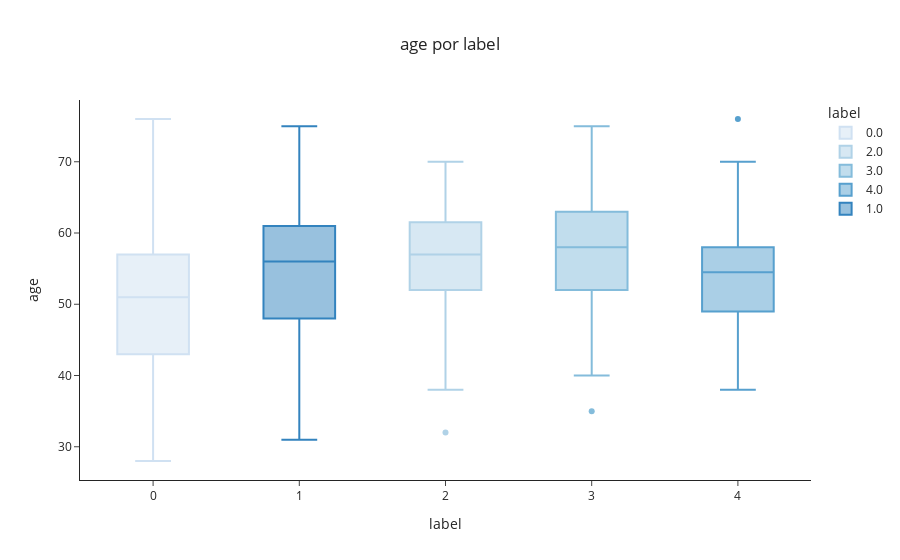
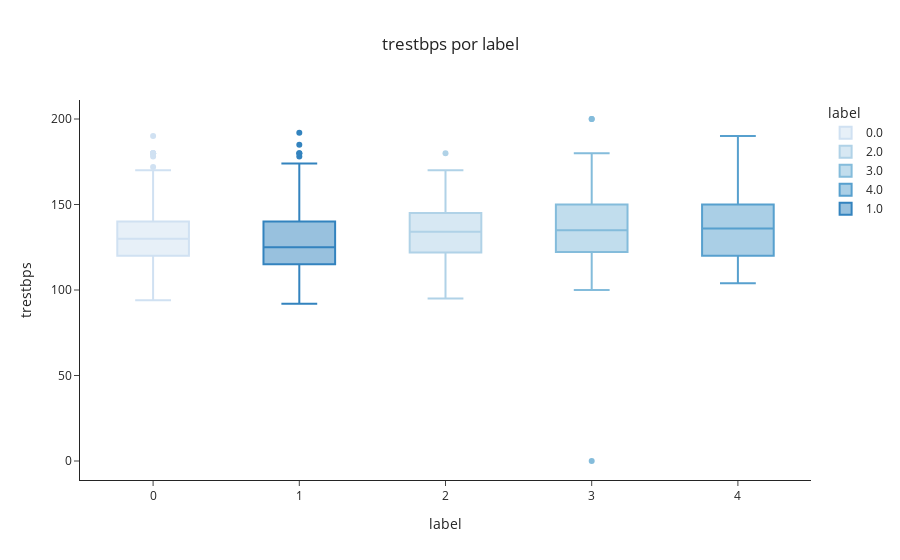
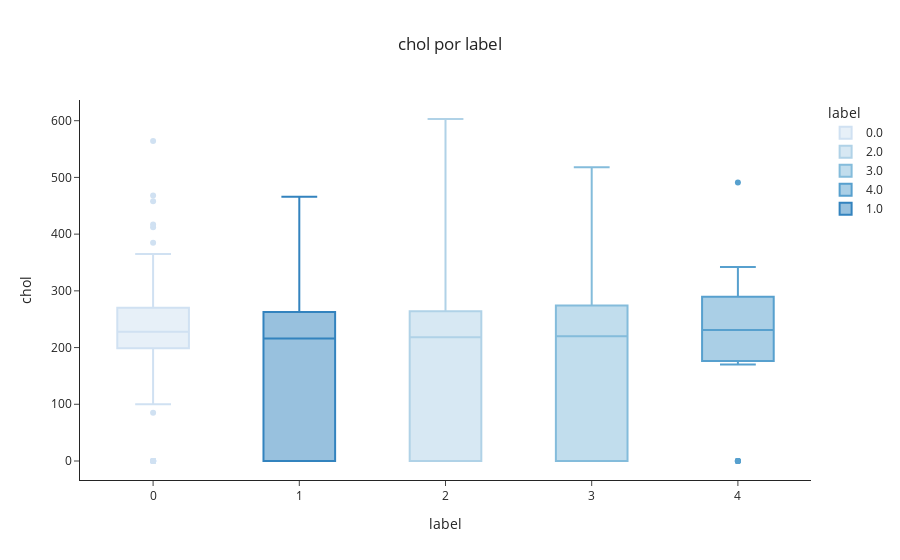
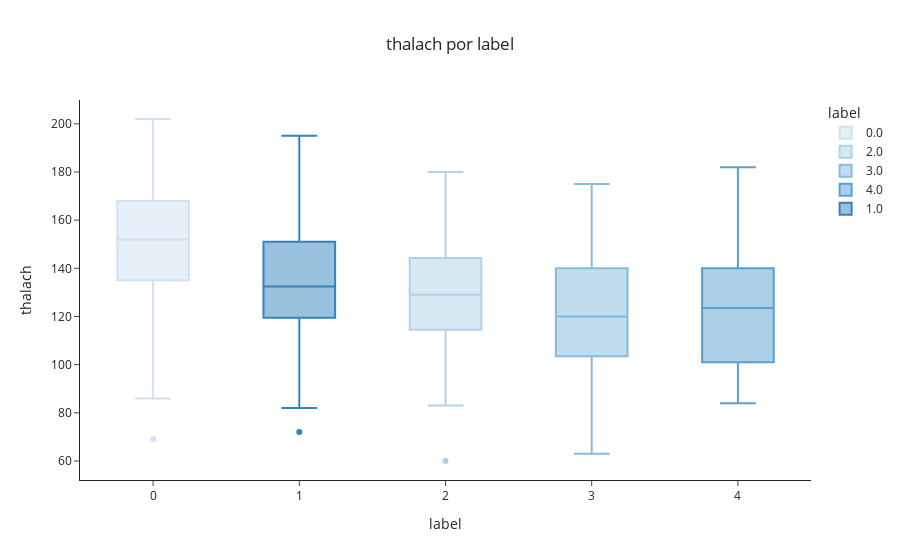

Notebook code for these charts, in order:
### Code cell
# Boxplots continuas vs label
plot_numeric_by_label(df_clean, label_col="label")

### Figure 1 — Plotly figure (JSON) as saved in the notebook; plotly's stock layout.template omitted (floating-point values rounded to 4 significant figures; data arrays with more than 128 entries replaced by an {"elided": "..."} marker saying what was removed)
{"data": [{"alignmentgroup": "True", "hovertemplate": "label=%{x}<br>age=%{y}<extra></extra>", "legendgroup": "0.0", "marker": {"color": "#D0E1F2"}, "name": "0.0", "notched": false, "offsetgroup": "0.0", "orientation": "v", "showlegend": true, "type": "box", "x": {"elided": "327 float values"}, "x0": " ", "xaxis": "x", "y": {"elided": "327 float values"}, "y0": " ", "yaxis": "y"}, {"alignmentgroup": "True", "hovertemplate": "label=%{x}<br>age=%{y}<extra></extra>", "legendgroup": "2.0", "marker": {"color": "#B0D2E7"}, "name": "2.0", "notched": false, "offsetgroup": "2.0", "orientation": "v", "showlegend": true, "type": "box", "x": [2.0, 2.0, 2.0, 2.0, 2.0, 2.0, 2.0, 2.0, 2.0, 2.0, 2.0, 2.0, 2.0, 2.0, 2.0, 2.0, 2.0, 2.0, 2.0, 2.0, 2.0, 2.0, 2.0, 2.0, 2.0, 2.0, 2.0, 2.0, 2.0, 2.0, 2.0, 2.0, 2.0, 2.0, 2.0, 2.0, 2.0, 2.0, 2.0, 2.0, 2.0, 2.0, 2.0, 2.0, 2.0, 2.0, 2.0, 2.0, 2.0, 2.0, 2.0, 2.0, 2.0, 2.0, 2.0, 2.0, 2.0, 2.0, 2.0, 2.0, 2.0, 2.0, 2.0, 2.0, 2.0, 2.0, 2.0, 2.0, 2.0, 2.0, 2.0, 2.0, 2.0, 2.0, 2.0, 2.0, 2.0, 2.0, 2.0, 2.0, 2.0, 2.0, 2.0, 2.0, 2.0, 2.0, 2.0, 2.0, 2.0, 2.0, 2.0, 2.0, 2.0, 2.0, 2.0, 2.0, 2.0, 2.0, 2.0, 2.0, 2.0, 2.0, 2.0, 2.0, 2.0, 2.0, 2.0, 2.0], "x0": " ", "xaxis": "x", "y": [54.0, 63.0, 44.0, 62.0, 56.0, 54.0, 56.0, 56.0, 46.0, 59.0, 58.0, 59.0, 68.0, 48.0, 62.0, 59.0, 46.0, 57.0, 38.0, 61.0, 55.0, 55.0, 64.0, 52.0, 60.0, 66.0, 56.0, 56.0, 61.0, 51.0, 49.0, 60.0, 62.0, 43.0, 56.0, 42.0, 67.0, 63.0, 63.0, 46.0, 54.0, 51.0, 63.0, 60.0, 59.0, 60.0, 58.0, 39.0, 59.0, 45.0, 62.0, 52.0, 52.0, 61.0, 51.0, 59.0, 69.0, 52.0, 52.0, 48.0, 55.0, 47.0, 60.0, 65.0, 58.0, 56.0, 57.0, 55.0, 48.0, 41.0, 61.0, 43.0, 50.0, 53.0, 64.0, 48.0, 58.0, 53.0, 54.0, 57.0, 58.0, 54.0, 69.0, 60.0, 58.0, 52.0, 66.0, 69.0, 51.0, 62.0, 67.0, 55.0, 67.0, 51.0, 32.0, 56.0, 70.0, 58.0, 56.0, 58.0, 62.0, 61.0, 63.0, 68.0, 69.0, 69.0, 57.0, 42.0], "y0": " ", "yaxis": "y"}, {"alignmentgroup": "True", "hovertemplate": "label=%{x}<br>age=%{y}<extra></extra>", "legendgroup": "3.0", "marker": {"color": "#84BCDB"}, "name": "3.0", "notched": false, "offsetgroup": "3.0", "orientation": "v", "showlegend": true, "type": "box", "x": [3.0, 3.0, 3.0, 3.0, 3.0, 3.0, 3.0, 3.0, 3.0, 3.0, 3.0, 3.0, 3.0, 3.0, 3.0, 3.0, 3.0, 3.0, 3.0, 3.0, 3.0, 3.0, 3.0, 3.0, 3.0, 3.0, 3.0, 3.0, 3.0, 3.0, 3.0, 3.0, 3.0, 3.0, 3.0, 3.0, 3.0, 3.0, 3.0, 3.0, 3.0, 3.0, 3.0, 3.0, 3.0, 3.0, 3.0, 3.0, 3.0, 3.0, 3.0, 3.0, 3.0, 3.0, 3.0, 3.0, 3.0, 3.0, 3.0, 3.0, 3.0, 3.0, 3.0, 3.0, 3.0, 3.0, 3.0, 3.0, 3.0, 3.0, 3.0, 3.0, 3.0, 3.0, 3.0, 3.0, 3.0, 3.0, 3.0, 3.0, 3.0, 3.0, 3.0, 3.0, 3.0, 3.0, 3.0, 3.0, 3.0, 3.0, 3.0, 3.0, 3.0, 3.0, 3.0, 3.0, 3.0, 3.0, 3.0, 3.0, 3.0, 3.0, 3.0, 3.0, 3.0, 3.0, 3.0], "x0": " ", "xaxis": "x", "y": [55.0, 68.0, 64.0, 61.0, 60.0, 43.0, 49.0, 43.0, 67.0, 62.0, 57.0, 53.0, 59.0, 61.0, 65.0, 60.0, 57.0, 41.0, 68.0, 46.0, 51.0, 52.0, 60.0, 56.0, 44.0, 62.0, 63.0, 52.0, 61.0, 49.0, 55.0, 48.0, 61.0, 51.0, 54.0, 59.0, 66.0, 58.0, 69.0, 58.0, 63.0, 50.0, 57.0, 63.0, 50.0, 53.0, 57.0, 52.0, 54.0, 69.0, 54.0, 74.0, 40.0, 48.0, 63.0, 58.0, 50.0, 74.0, 55.0, 56.0, 35.0, 64.0, 51.0, 65.0, 54.0, 71.0, 53.0, 61.0, 66.0, 62.0, 72.0, 49.0, 51.0, 69.0, 56.0, 67.0, 52.0, 55.0, 61.0, 65.0, 55.0, 45.0, 61.0, 63.0, 61.0, 71.0, 70.0, 59.0, 53.0, 49.0, 66.0, 47.0, 54.0, 65.0, 43.0, 70.0, 75.0, 54.0, 60.0, 47.0, 63.0, 60.0, 62.0, 58.0, 54.0, 48.0, 56.0], "y0": " ", "yaxis": "y"}, {"alignmentgroup": "True", "hovertemplate": "label=%{x}<br>age=%{y}<extra></extra>", "legendgroup": "4.0", "marker": {"color": "#57A0CE"}, "name": "4.0", "notched": false, "offsetgroup": "4.0", "orientation": "v", "showlegend": true, "type": "box", "x": [4.0, 4.0, 4.0, 4.0, 4.0, 4.0, 4.0, 4.0, 4.0, 4.0, 4.0, 4.0, 4.0, 4.0, 4.0, 4.0, 4.0, 4.0, 4.0, 4.0, 4.0, 4.0, 4.0, 4.0, 4.0, 4.0, 4.0, 4.0, 4.0, 4.0, 4.0, 4.0, 4.0, 4.0], "x0": " ", "xaxis": "x", "y": [50.0, 47.0, 64.0, 49.0, 43.0, 61.0, 44.0, 58.0, 56.0, 56.0, 51.0, 58.0, 54.0, 57.0, 55.0, 62.0, 52.0, 49.0, 70.0, 52.0, 63.0, 53.0, 50.0, 50.0, 47.0, 65.0, 57.0, 65.0, 41.0, 76.0, 43.0, 58.0, 38.0, 56.0], "y0": " ", "yaxis": "y"}, {"alignmentgroup": "True", "hovertemplate": "label=%{x}<br>age=%{y}<extra></extra>", "legendgroup": "1.0", "marker": {"color": "#3383BE"}, "name": "1.0", "notched": false, "offsetgroup": "1.0", "orientation": "v", "showlegend": true, "type": "box", "x": {"elided": "156 float values"}, "x0": " ", "xaxis": "x", "y": {"elided": "156 float values"}, "y0": " ", "yaxis": "y"}], "layout": {"boxmode": "overlay", "legend": {"title": {"text": "label"}, "tracegroupgap": 0}, "title": {"text": "age por label", "x": 0.5}, "xaxis": {"anchor": "y", "categoryarray": [0, 2, 3, 4, 1], "categoryorder": "array", "domain": [0, 1], "title": {"text": "label"}}, "yaxis": {"anchor": "x", "domain": [0, 1], "title": {"text": "age"}}}}

### Figure 2 — Plotly figure (JSON) as saved in the notebook; plotly's stock layout.template omitted (floating-point values rounded to 4 significant figures; data arrays with more than 128 entries replaced by an {"elided": "..."} marker saying what was removed)
{"data": [{"alignmentgroup": "True", "hovertemplate": "label=%{x}<br>trestbps=%{y}<extra></extra>", "legendgroup": "0.0", "marker": {"color": "#D0E1F2"}, "name": "0.0", "notched": false, "offsetgroup": "0.0", "orientation": "v", "showlegend": true, "type": "box", "x": {"elided": "327 float values"}, "x0": " ", "xaxis": "x", "y": {"elided": "327 float values"}, "y0": " ", "yaxis": "y"}, {"alignmentgroup": "True", "hovertemplate": "label=%{x}<br>trestbps=%{y}<extra></extra>", "legendgroup": "2.0", "marker": {"color": "#B0D2E7"}, "name": "2.0", "notched": false, "offsetgroup": "2.0", "orientation": "v", "showlegend": true, "type": "box", "x": [2.0, 2.0, 2.0, 2.0, 2.0, 2.0, 2.0, 2.0, 2.0, 2.0, 2.0, 2.0, 2.0, 2.0, 2.0, 2.0, 2.0, 2.0, 2.0, 2.0, 2.0, 2.0, 2.0, 2.0, 2.0, 2.0, 2.0, 2.0, 2.0, 2.0, 2.0, 2.0, 2.0, 2.0, 2.0, 2.0, 2.0, 2.0, 2.0, 2.0, 2.0, 2.0, 2.0, 2.0, 2.0, 2.0, 2.0, 2.0, 2.0, 2.0, 2.0, 2.0, 2.0, 2.0, 2.0, 2.0, 2.0, 2.0, 2.0, 2.0, 2.0, 2.0, 2.0, 2.0, 2.0, 2.0, 2.0, 2.0, 2.0, 2.0, 2.0, 2.0, 2.0, 2.0, 2.0, 2.0, 2.0, 2.0, 2.0, 2.0, 2.0, 2.0, 2.0, 2.0, 2.0, 2.0, 2.0, 2.0, 2.0, 2.0, 2.0, 2.0, 2.0, 2.0, 2.0, 2.0, 2.0, 2.0, 2.0, 2.0, 2.0, 2.0, 2.0, 2.0, 2.0, 2.0, 2.0, 2.0], "x0": " ", "xaxis": "x", "y": [120.0, 140.0, 120.0, 135.0, 130.0, 120.0, 120.0, 134.0, 130.0, NaN, 150.0, 170.0, 144.0, 122.0, 130.0, 120.0, 140.0, 150.0, 135.0, 134.0, 140.0, 122.0, 150.0, 135.0, 117.0, 160.0, 150.0, 130.0, 148.0, 140.0, 130.0, 142.0, 140.0, 132.0, 128.0, 145.0, 145.0, 130.0, 110.0, 134.0, 130.0, 130.0, 130.0, 132.0, 140.0, 145.0, 170.0, 110.0, 110.0, 130.0, 138.0, 128.0, 122.0, 146.0, NaN, 126.0, NaN, 120.0, 170.0, 160.0, 116.0, 110.0, 140.0, 135.0, NaN, 125.0, 160.0, 180.0, 160.0, 125.0, 160.0, 120.0, 130.0, 120.0, NaN, 160.0, 130.0, 130.0, 140.0, 110.0, 116.0, 120.0, 140.0, NaN, 126.0, 165.0, 112.0, 130.0, 95.0, 152.0, 160.0, 140.0, 160.0, 120.0, 118.0, 155.0, 170.0, 160.0, 120.0, 100.0, NaN, 120.0, 136.0, 138.0, 140.0, NaN, 140.0, 136.0], "y0": " ", "yaxis": "y"}, {"alignmentgroup": "True", "hovertemplate": "label=%{x}<br>trestbps=%{y}<extra></extra>", "legendgroup": "3.0", "marker": {"color": "#84BCDB"}, "name": "3.0", "notched": false, "offsetgroup": "3.0", "orientation": "v", "showlegend": true, "type": "box", "x": [3.0, 3.0, 3.0, 3.0, 3.0, 3.0, 3.0, 3.0, 3.0, 3.0, 3.0, 3.0, 3.0, 3.0, 3.0, 3.0, 3.0, 3.0, 3.0, 3.0, 3.0, 3.0, 3.0, 3.0, 3.0, 3.0, 3.0, 3.0, 3.0, 3.0, 3.0, 3.0, 3.0, 3.0, 3.0, 3.0, 3.0, 3.0, 3.0, 3.0, 3.0, 3.0, 3.0, 3.0, 3.0, 3.0, 3.0, 3.0, 3.0, 3.0, 3.0, 3.0, 3.0, 3.0, 3.0, 3.0, 3.0, 3.0, 3.0, 3.0, 3.0, 3.0, 3.0, 3.0, 3.0, 3.0, 3.0, 3.0, 3.0, 3.0, 3.0, 3.0, 3.0, 3.0, 3.0, 3.0, 3.0, 3.0, 3.0, 3.0, 3.0, 3.0, 3.0, 3.0, 3.0, 3.0, 3.0, 3.0, 3.0, 3.0, 3.0, 3.0, 3.0, 3.0, 3.0, 3.0, 3.0, 3.0, 3.0, 3.0, 3.0, 3.0, 3.0, 3.0, 3.0, 3.0, 3.0], "x0": " ", "xaxis": "x", "y": [140.0, 135.0, 120.0, 120.0, 135.0, 120.0, NaN, 120.0, 125.0, 160.0, 140.0, 145.0, 110.0, 120.0, 170.0, NaN, 110.0, 130.0, 180.0, 140.0, NaN, 112.0, 150.0, 125.0, 130.0, 160.0, 160.0, 140.0, 142.0, 120.0, 172.0, 124.0, 130.0, 140.0, 110.0, 125.0, 140.0, 160.0, NaN, 128.0, 130.0, 144.0, 144.0, 130.0, 115.0, 180.0, 130.0, 160.0, 110.0, NaN, 130.0, NaN, 110.0, 140.0, 160.0, 132.0, 120.0, 150.0, 160.0, 170.0, NaN, NaN, 135.0, NaN, 140.0, NaN, 120.0, 130.0, 150.0, 120.0, 120.0, 130.0, 120.0, 140.0, 200.0, 100.0, 125.0, 128.0, NaN, 150.0, 0.0, 142.0, 200.0, 150.0, 125.0, 130.0, 160.0, 164.0, 123.0, 140.0, 178.0, 155.0, NaN, 160.0, 100.0, 140.0, 136.0, 122.0, 160.0, 135.0, 150.0, 120.0, 150.0, 136.0, 136.0, 130.0, 120.0], "y0": " ", "yaxis": "y"}, {"alignmentgroup": "True", "hovertemplate": "label=%{x}<br>trestbps=%{y}<extra></extra>", "legendgroup": "4.0", "marker": {"color": "#57A0CE"}, "name": "4.0", "notched": false, "offsetgroup": "4.0", "orientation": "v", "showlegend": true, "type": "box", "x": [4.0, 4.0, 4.0, 4.0, 4.0, 4.0, 4.0, 4.0, 4.0, 4.0, 4.0, 4.0, 4.0, 4.0, 4.0, 4.0, 4.0, 4.0, 4.0, 4.0, 4.0, 4.0, 4.0, 4.0, 4.0, 4.0, 4.0, 4.0, 4.0, 4.0, 4.0, 4.0, 4.0, 4.0], "x0": " ", "xaxis": "x", "y": [140.0, 160.0, 134.0, 128.0, 140.0, 190.0, 135.0, 130.0, 155.0, 170.0, 110.0, 114.0, 130.0, 165.0, 120.0, NaN, 140.0, 150.0, 145.0, 160.0, 170.0, 125.0, 150.0, 140.0, 120.0, 150.0, NaN, 136.0, 120.0, 104.0, 115.0, 112.0, 120.0, NaN], "y0": " ", "yaxis": "y"}, {"alignmentgroup": "True", "hovertemplate": "label=%{x}<br>trestbps=%{y}<extra></extra>", "legendgroup": "1.0", "marker": {"color": "#3383BE"}, "name": "1.0", "notched": false, "offsetgroup": "1.0", "orientation": "v", "showlegend": true, "type": "box", "x": {"elided": "156 float values"}, "x0": " ", "xaxis": "x", "y": {"elided": "156 float values"}, "y0": " ", "yaxis": "y"}], "layout": {"boxmode": "overlay", "legend": {"title": {"text": "label"}, "tracegroupgap": 0}, "title": {"text": "trestbps por label", "x": 0.5}, "xaxis": {"anchor": "y", "categoryarray": [0, 2, 3, 4, 1], "categoryorder": "array", "domain": [0, 1], "title": {"text": "label"}}, "yaxis": {"anchor": "x", "domain": [0, 1], "title": {"text": "trestbps"}}}}

### Figure 3 — Plotly figure (JSON) as saved in the notebook; plotly's stock layout.template omitted (floating-point values rounded to 4 significant figures; data arrays with more than 128 entries replaced by an {"elided": "..."} marker saying what was removed)
{"data": [{"alignmentgroup": "True", "hovertemplate": "label=%{x}<br>chol=%{y}<extra></extra>", "legendgroup": "0.0", "marker": {"color": "#D0E1F2"}, "name": "0.0", "notched": false, "offsetgroup": "0.0", "orientation": "v", "showlegend": true, "type": "box", "x": {"elided": "327 float values"}, "x0": " ", "xaxis": "x", "y": {"elided": "327 float values"}, "y0": " ", "yaxis": "y"}, {"alignmentgroup": "True", "hovertemplate": "label=%{x}<br>chol=%{y}<extra></extra>", "legendgroup": "2.0", "marker": {"color": "#B0D2E7"}, "name": "2.0", "notched": false, "offsetgroup": "2.0", "orientation": "v", "showlegend": true, "type": "box", "x": [2.0, 2.0, 2.0, 2.0, 2.0, 2.0, 2.0, 2.0, 2.0, 2.0, 2.0, 2.0, 2.0, 2.0, 2.0, 2.0, 2.0, 2.0, 2.0, 2.0, 2.0, 2.0, 2.0, 2.0, 2.0, 2.0, 2.0, 2.0, 2.0, 2.0, 2.0, 2.0, 2.0, 2.0, 2.0, 2.0, 2.0, 2.0, 2.0, 2.0, 2.0, 2.0, 2.0, 2.0, 2.0, 2.0, 2.0, 2.0, 2.0, 2.0, 2.0, 2.0, 2.0, 2.0, 2.0, 2.0, 2.0, 2.0, 2.0, 2.0, 2.0, 2.0, 2.0, 2.0, 2.0, 2.0, 2.0, 2.0, 2.0, 2.0, 2.0, 2.0, 2.0, 2.0, 2.0, 2.0, 2.0, 2.0, 2.0, 2.0, 2.0, 2.0, 2.0, 2.0, 2.0, 2.0, 2.0, 2.0, 2.0, 2.0, 2.0, 2.0, 2.0, 2.0, 2.0, 2.0, 2.0, 2.0, 2.0, 2.0, 2.0, 2.0, 2.0, 2.0, 2.0, 2.0, 2.0, 2.0], "x0": " ", "xaxis": "x", "y": [237.0, 0.0, 169.0, 297.0, 256.0, 0.0, 0.0, 409.0, 222.0, 0.0, 219.0, 326.0, 193.0, 275.0, 263.0, 0.0, 311.0, 255.0, 0.0, 234.0, 0.0, 223.0, 193.0, 0.0, 230.0, 246.0, 213.0, 283.0, 203.0, 0.0, 0.0, 216.0, 0.0, 341.0, 223.0, 0.0, 0.0, 308.0, 252.0, 310.0, 603.0, 305.0, 254.0, 218.0, 177.0, 282.0, 225.0, 280.0, 239.0, 219.0, 294.0, 0.0, 0.0, 241.0, 0.0, 218.0, NaN, 182.0, NaN, 193.0, 186.0, 0.0, 293.0, 254.0, 232.0, 0.0, 0.0, 327.0, 329.0, 0.0, 0.0, 291.0, 233.0, 246.0, 244.0, 355.0, 263.0, 0.0, NaN, 335.0, 0.0, 188.0, 0.0, 281.0, 0.0, 0.0, 212.0, 0.0, 0.0, 153.0, 286.0, 268.0, 384.0, 0.0, 529.0, 0.0, 192.0, 211.0, 0.0, 234.0, 0.0, 260.0, 0.0, 0.0, 254.0, 210.0, 0.0, 315.0], "y0": " ", "yaxis": "y"}, {"alignmentgroup": "True", "hovertemplate": "label=%{x}<br>chol=%{y}<extra></extra>", "legendgroup": "3.0", "marker": {"color": "#84BCDB"}, "name": "3.0", "notched": false, "offsetgroup": "3.0", "orientation": "v", "showlegend": true, "type": "box", "x": [3.0, 3.0, 3.0, 3.0, 3.0, 3.0, 3.0, 3.0, 3.0, 3.0, 3.0, 3.0, 3.0, 3.0, 3.0, 3.0, 3.0, 3.0, 3.0, 3.0, 3.0, 3.0, 3.0, 3.0, 3.0, 3.0, 3.0, 3.0, 3.0, 3.0, 3.0, 3.0, 3.0, 3.0, 3.0, 3.0, 3.0, 3.0, 3.0, 3.0, 3.0, 3.0, 3.0, 3.0, 3.0, 3.0, 3.0, 3.0, 3.0, 3.0, 3.0, 3.0, 3.0, 3.0, 3.0, 3.0, 3.0, 3.0, 3.0, 3.0, 3.0, 3.0, 3.0, 3.0, 3.0, 3.0, 3.0, 3.0, 3.0, 3.0, 3.0, 3.0, 3.0, 3.0, 3.0, 3.0, 3.0, 3.0, 3.0, 3.0, 3.0, 3.0, 3.0, 3.0, 3.0, 3.0, 3.0, 3.0, 3.0, 3.0, 3.0, 3.0, 3.0, 3.0, 3.0, 3.0, 3.0, 3.0, 3.0, 3.0, 3.0, 3.0, 3.0, 3.0, 3.0, 3.0, 3.0], "x0": " ", "xaxis": "x", "y": [217.0, 0.0, 246.0, 282.0, 0.0, 177.0, 142.0, 175.0, 254.0, 0.0, 0.0, 518.0, 0.0, 0.0, 263.0, 316.0, 0.0, 172.0, 274.0, 272.0, 339.0, 342.0, 258.0, 0.0, 290.0, 164.0, 267.0, 404.0, 200.0, 188.0, 260.0, 274.0, 0.0, 298.0, 239.0, 222.0, NaN, 256.0, 289.0, 259.0, 330.0, 200.0, 270.0, 0.0, 0.0, 285.0, 131.0, 246.0, 206.0, 0.0, 0.0, 216.0, 167.0, NaN, 230.0, 224.0, 0.0, 258.0, 292.0, 388.0, 0.0, 306.0, 160.0, 312.0, 216.0, 221.0, 0.0, 0.0, 0.0, 281.0, 214.0, 341.0, 0.0, 208.0, 288.0, 299.0, 212.0, 205.0, 292.0, 235.0, 0.0, 309.0, 0.0, 0.0, 0.0, 221.0, 269.0, 176.0, 282.0, 234.0, 228.0, 0.0, 0.0, 0.0, 0.0, 0.0, 225.0, 286.0, 0.0, 248.0, 0.0, 0.0, 0.0, 319.0, 220.0, 256.0, 279.0], "y0": " ", "yaxis": "y"}, {"alignmentgroup": "True", "hovertemplate": "label=%{x}<br>chol=%{y}<extra></extra>", "legendgroup": "4.0", "marker": {"color": "#57A0CE"}, "name": "4.0", "notched": false, "offsetgroup": "4.0", "orientation": "v", "showlegend": true, "type": "box", "x": [4.0, 4.0, 4.0, 4.0, 4.0, 4.0, 4.0, 4.0, 4.0, 4.0, 4.0, 4.0, 4.0, 4.0, 4.0, 4.0, 4.0, 4.0, 4.0, 4.0, 4.0, 4.0, 4.0, 4.0, 4.0, 4.0, 4.0, 4.0, 4.0, 4.0, 4.0, 4.0, 4.0, 4.0], "x0": " ", "xaxis": "x", "y": [231.0, 291.0, 273.0, 212.0, 288.0, 287.0, 491.0, 0.0, 342.0, 0.0, 0.0, 318.0, 294.0, 289.0, 0.0, 170.0, 266.0, 222.0, 174.0, 331.0, 177.0, 0.0, 243.0, 341.0, 205.0, 225.0, 277.0, 248.0, 336.0, NaN, 0.0, 230.0, 231.0, 208.0], "y0": " ", "yaxis": "y"}, {"alignmentgroup": "True", "hovertemplate": "label=%{x}<br>chol=%{y}<extra></extra>", "legendgroup": "1.0", "marker": {"color": "#3383BE"}, "name": "1.0", "notched": false, "offsetgroup": "1.0", "orientation": "v", "showlegend": true, "type": "box", "x": {"elided": "156 float values"}, "x0": " ", "xaxis": "x", "y": {"elided": "156 float values"}, "y0": " ", "yaxis": "y"}], "layout": {"boxmode": "overlay", "legend": {"title": {"text": "label"}, "tracegroupgap": 0}, "title": {"text": "chol por label", "x": 0.5}, "xaxis": {"anchor": "y", "categoryarray": [0, 2, 3, 4, 1], "categoryorder": "array", "domain": [0, 1], "title": {"text": "label"}}, "yaxis": {"anchor": "x", "domain": [0, 1], "title": {"text": "chol"}}}}

### Figure 4 — Plotly figure (JSON) as saved in the notebook; plotly's stock layout.template omitted (floating-point values rounded to 4 significant figures; data arrays with more than 128 entries replaced by an {"elided": "..."} marker saying what was removed)
{"data": [{"alignmentgroup": "True", "hovertemplate": "label=%{x}<br>thalach=%{y}<extra></extra>", "legendgroup": "0.0", "marker": {"color": "#D0E1F2"}, "name": "0.0", "notched": false, "offsetgroup": "0.0", "orientation": "v", "showlegend": true, "type": "box", "x": {"elided": "327 float values"}, "x0": " ", "xaxis": "x", "y": {"elided": "327 float values"}, "y0": " ", "yaxis": "y"}, {"alignmentgroup": "True", "hovertemplate": "label=%{x}<br>thalach=%{y}<extra></extra>", "legendgroup": "2.0", "marker": {"color": "#B0D2E7"}, "name": "2.0", "notched": false, "offsetgroup": "2.0", "orientation": "v", "showlegend": true, "type": "box", "x": [2.0, 2.0, 2.0, 2.0, 2.0, 2.0, 2.0, 2.0, 2.0, 2.0, 2.0, 2.0, 2.0, 2.0, 2.0, 2.0, 2.0, 2.0, 2.0, 2.0, 2.0, 2.0, 2.0, 2.0, 2.0, 2.0, 2.0, 2.0, 2.0, 2.0, 2.0, 2.0, 2.0, 2.0, 2.0, 2.0, 2.0, 2.0, 2.0, 2.0, 2.0, 2.0, 2.0, 2.0, 2.0, 2.0, 2.0, 2.0, 2.0, 2.0, 2.0, 2.0, 2.0, 2.0, 2.0, 2.0, 2.0, 2.0, 2.0, 2.0, 2.0, 2.0, 2.0, 2.0, 2.0, 2.0, 2.0, 2.0, 2.0, 2.0, 2.0, 2.0, 2.0, 2.0, 2.0, 2.0, 2.0, 2.0, 2.0, 2.0, 2.0, 2.0, 2.0, 2.0, 2.0, 2.0, 2.0, 2.0, 2.0, 2.0, 2.0, 2.0, 2.0, 2.0, 2.0, 2.0, 2.0, 2.0, 2.0, 2.0, 2.0, 2.0, 2.0, 2.0, 2.0, 2.0, 2.0, 2.0], "x0": " ", "xaxis": "x", "y": [150.0, 149.0, 144.0, 130.0, 142.0, 155.0, 148.0, 150.0, 112.0, 128.0, 118.0, 140.0, 141.0, 150.0, 97.0, 115.0, 120.0, 92.0, 150.0, 145.0, 83.0, 100.0, 135.0, 128.0, 160.0, 120.0, 125.0, 103.0, 161.0, 60.0, 145.0, 110.0, 143.0, 136.0, 119.0, 99.0, 125.0, 138.0, 140.0, 126.0, 125.0, 142.0, 147.0, 140.0, 162.0, 142.0, 146.0, 150.0, 142.0, 130.0, 106.0, 180.0, 110.0, 148.0, NaN, 134.0, NaN, 150.0, 126.0, 102.0, 102.0, 149.0, 170.0, 127.0, NaN, 98.0, 98.0, 117.0, 92.0, 176.0, 145.0, 155.0, 121.0, 116.0, NaN, 99.0, 140.0, 135.0, 118.0, 143.0, 124.0, 113.0, 118.0, NaN, 110.0, 122.0, 132.0, 129.0, 126.0, 97.0, 108.0, 128.0, 130.0, 127.0, 130.0, 99.0, 129.0, 92.0, 100.0, 156.0, NaN, 140.0, 84.0, 130.0, 146.0, NaN, 120.0, 125.0], "y0": " ", "yaxis": "y"}, {"alignmentgroup": "True", "hovertemplate": "label=%{x}<br>thalach=%{y}<extra></extra>", "legendgroup": "3.0", "marker": {"color": "#84BCDB"}, "name": "3.0", "notched": false, "offsetgroup": "3.0", "orientation": "v", "showlegend": true, "type": "box", "x": [3.0, 3.0, 3.0, 3.0, 3.0, 3.0, 3.0, 3.0, 3.0, 3.0, 3.0, 3.0, 3.0, 3.0, 3.0, 3.0, 3.0, 3.0, 3.0, 3.0, 3.0, 3.0, 3.0, 3.0, 3.0, 3.0, 3.0, 3.0, 3.0, 3.0, 3.0, 3.0, 3.0, 3.0, 3.0, 3.0, 3.0, 3.0, 3.0, 3.0, 3.0, 3.0, 3.0, 3.0, 3.0, 3.0, 3.0, 3.0, 3.0, 3.0, 3.0, 3.0, 3.0, 3.0, 3.0, 3.0, 3.0, 3.0, 3.0, 3.0, 3.0, 3.0, 3.0, 3.0, 3.0, 3.0, 3.0, 3.0, 3.0, 3.0, 3.0, 3.0, 3.0, 3.0, 3.0, 3.0, 3.0, 3.0, 3.0, 3.0, 3.0, 3.0, 3.0, 3.0, 3.0, 3.0, 3.0, 3.0, 3.0, 3.0, 3.0, 3.0, 3.0, 3.0, 3.0, 3.0, 3.0, 3.0, 3.0, 3.0, 3.0, 3.0, 3.0, 3.0, 3.0, 3.0, 3.0], "x0": " ", "xaxis": "x", "y": [111.0, 120.0, 96.0, 135.0, 63.0, 120.0, NaN, 120.0, 163.0, 72.0, 100.0, 130.0, 94.0, 80.0, 112.0, NaN, 131.0, 130.0, 150.0, 175.0, NaN, 96.0, 157.0, 103.0, 100.0, 145.0, 88.0, 124.0, 100.0, 139.0, 73.0, 166.0, 115.0, 122.0, 126.0, 135.0, 94.0, 113.0, NaN, 130.0, 132.0, 126.0, 160.0, 111.0, 120.0, 120.0, 115.0, 82.0, 108.0, NaN, 110.0, NaN, 114.0, 159.0, 105.0, 173.0, 156.0, 130.0, 143.0, 122.0, 130.0, NaN, 150.0, NaN, 105.0, NaN, 95.0, 77.0, 108.0, 103.0, 102.0, 120.0, 104.0, 140.0, 133.0, 125.0, 168.0, 130.0, NaN, 120.0, 155.0, 147.0, 70.0, 86.0, 105.0, 115.0, 112.0, 90.0, 95.0, 140.0, 165.0, 118.0, NaN, 122.0, 122.0, 157.0, 112.0, 116.0, 99.0, 170.0, 154.0, 141.0, 78.0, 152.0, 140.0, 150.0, 150.0], "y0": " ", "yaxis": "y"}, {"alignmentgroup": "True", "hovertemplate": "label=%{x}<br>thalach=%{y}<extra></extra>", "legendgroup": "4.0", "marker": {"color": "#57A0CE"}, "name": "4.0", "notched": false, "offsetgroup": "4.0", "orientation": "v", "showlegend": true, "type": "box", "x": [4.0, 4.0, 4.0, 4.0, 4.0, 4.0, 4.0, 4.0, 4.0, 4.0, 4.0, 4.0, 4.0, 4.0, 4.0, 4.0, 4.0, 4.0, 4.0, 4.0, 4.0, 4.0, 4.0, 4.0, 4.0, 4.0, 4.0, 4.0, 4.0, 4.0, 4.0, 4.0, 4.0, 4.0], "x0": " ", "xaxis": "x", "y": [140.0, 158.0, 102.0, 96.0, 135.0, 150.0, 135.0, 100.0, 150.0, 123.0, 92.0, 140.0, 100.0, 124.0, 92.0, 120.0, 134.0, 122.0, 125.0, 94.0, 84.0, 120.0, 128.0, 125.0, 98.0, 114.0, NaN, 140.0, 118.0, 120.0, 145.0, 165.0, 182.0, NaN], "y0": " ", "yaxis": "y"}, {"alignmentgroup": "True", "hovertemplate": "label=%{x}<br>thalach=%{y}<extra></extra>", "legendgroup": "1.0", "marker": {"color": "#3383BE"}, "name": "1.0", "notched": false, "offsetgroup": "1.0", "orientation": "v", "showlegend": true, "type": "box", "x": {"elided": "156 float values"}, "x0": " ", "xaxis": "x", "y": {"elided": "156 float values"}, "y0": " ", "yaxis": "y"}], "layout": {"boxmode": "overlay", "legend": {"title": {"text": "label"}, "tracegroupgap": 0}, "title": {"text": "thalach por label", "x": 0.5}, "xaxis": {"anchor": "y", "categoryarray": [0, 2, 3, 4, 1], "categoryorder": "array", "domain": [0, 1], "title": {"text": "label"}}, "yaxis": {"anchor": "x", "domain": [0, 1], "title": {"text": "thalach"}}}}
